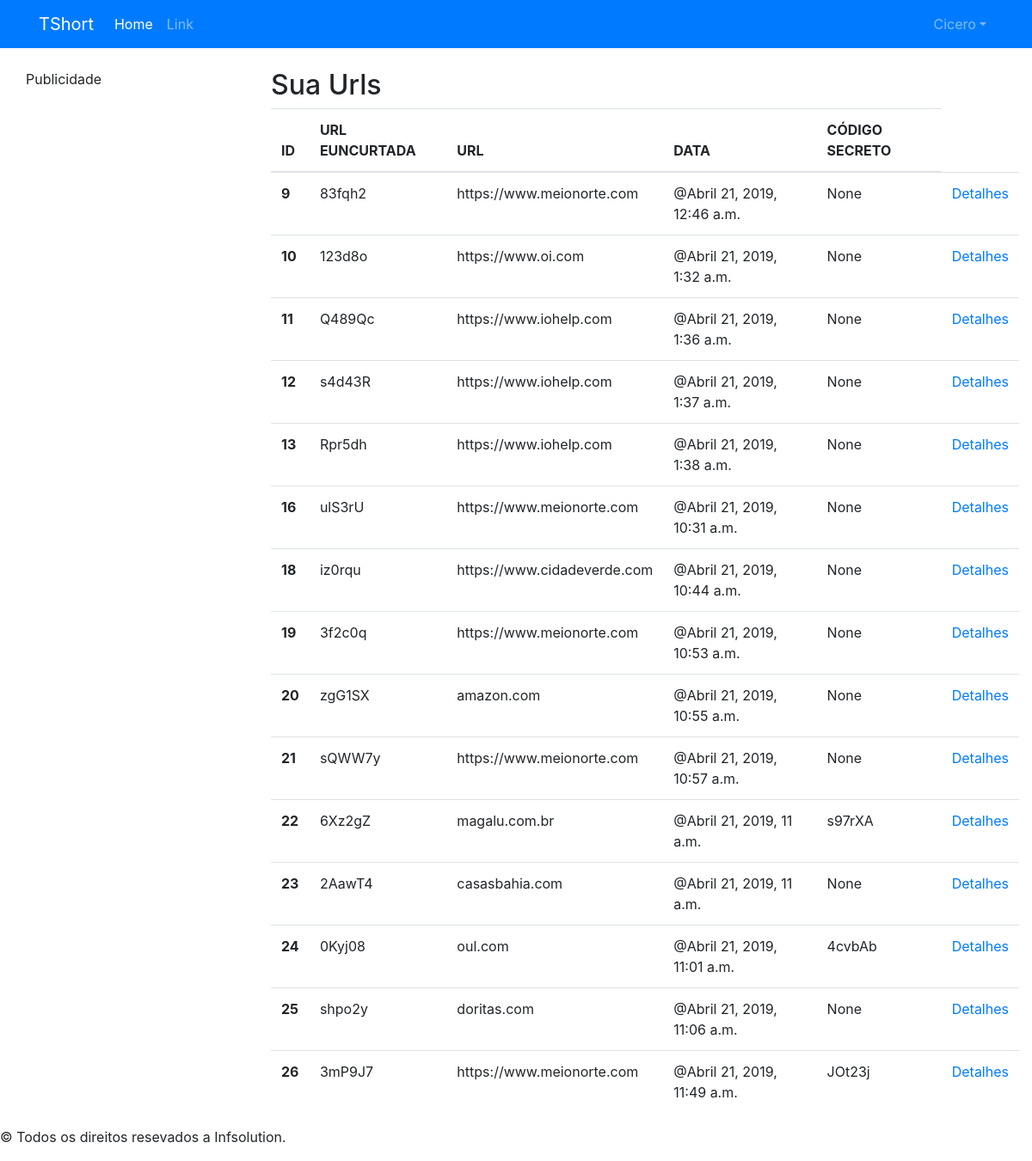
Page /report/ (signed in) on the committed database.
### app/models.py (models this page shows, shortened)
class Perfil(models.Model):
	name = models.CharField(max_length=255, default='')
	user = models.OneToOneField(User, related_name='user', on_delete=models.CASCADE)
	email_validated = models.BooleanField(default=False)
	created_at = models.DateField(auto_now_add=True)
	contatos = models.ManyToManyField('Perfil')

class Shortened(models.Model):
	perfil = models.ForeignKey(Perfil, related_name='shorteneds', on_delete=models.CASCADE, null=True)
	url = models.CharField(max_length=1024)
	url_shortened = models.CharField(max_length=256, null=True, unique=True)
	created_at = models.DateTimeField(auto_now_add=True)
	expiring_date = models.DateTimeField(auto_now_add=False, null=True)
	code = models.CharField(max_length=12, null=True, unique=True)
	private_code = models.CharField(max_length=12, null=True)

### app/views.py (the view)
# urls.py: path('report/', views.shotened_report, name='report'),
@login_required
def shotened_report(request):
	perfil_logado = get_perfil_logado(request)
	shorteneds = Shortened.objects.filter(perfil=perfil_logado)
	return render(request, 'app/report.html',{"shorteneds":shorteneds,"perfil_logado":perfil_logado})

### app/views.py (called while the page is built)
def get_perfil_logado(request):
	try:
		perfil = Perfil.objects.get(user=request.user)
	except Exception as e:
		return None
	return perfil

### app/templates/app/report.html
{% extends 'app/base.html' %}
{% load i18n %}
{% block body %}
<h2>{% trans "Sua Urls" %}</h2>
<table class="table table-hover table-responsive">
	<thead>
		<tr>
			<th scope="col">{% trans "ID"%}</th>
			<th scope="col">{% trans "URL EUNCURTADA"%}</th>
			<th scope="col">{% trans "URL"%}</th>
			<th scope="col">{% trans "DATA"%}</th>
			<th scope="col">{% trans "CÓDIGO SECRETO"%}</th>
		</tr>
	</thead>
	<tbody>
		{% if shorteneds %}
			{% for shortened in  shorteneds%}
			<tr>
			<th scope="row">{{shortened.id}}</th>
			<td>{{ shortened.url_shortened }}</td>
			<td>{{shortened.url}}</td>
			<td>@{{shortened.created_at}}</td>
			<td>{{shortened.private_code}}</td>
			<td><a href="#">Detalhes</a></td>
			</tr>
			{% endfor %}
		{% endif %}
</tbody>
</table>
{% endblock %}

### app/templates/app/base.html (shortened to what this page needs)
<!DOCTYPE html>
<html>
{% load i18n %}
{% load static %}
<head>
	<link rel="stylesheet" href="{% static 'bootstrap/css/bootstrap.min.css' %}">
  <link rel="stylesheet" href="{% static 'fontawesome/css/fontawesome-all.min.css' %}">
</head>
<body style="margin-top: 5em;">
<div class="container-fluid">
	<header>
		<nav class="navbar navbar-expand-lg navbar-dark bg-primary fixed-top">
				<div class="container">
				<a class="navbar-brand" href="{% url 'index' %}">TShort</a>
				<div class="collapse navbar-collapse" id="navbarTogglerDemo01">
					<ul class="navbar-nav mr-auto mt-2 mt-lg-0">
						<li class="nav-item active">
							<a class="nav-link" href="#">Home <span class="sr-only">(current)</span></a>
						</li>
						<li class="nav-item">
							<a class="nav-link" href="#">Link</a>
						</li>
					</ul>
					<ul class="navbar-nav ml-auto mt-2 mt-lg-0">
						{% if perfil_logado.name %}
						<li class="nav-item dropdown">
							<a class="nav-link dropdown-toggle" data-toggle="dropdown" href="#" role="button" aria-haspopup="true" aria-expanded="false">{{ perfil_logado.name }}</a>
						</li>
						{% else %}
							<li class="nav-item active">
								<a class="nav-link" href="{% url 'login' %}">Login</a>
							</li>
						{% endif %}
					</ul>
				</div>
			</div>
		</nav>
	</header>
	<section class="row">
	<nav class="col-md-3">
			<div class="container-fluid">
				Publicidade
			</div>
		</nav>
	<article class="col-md-9">
		{% block body %}
		{% endblock %}
	</article>
	<section>
	<footer>
	 <p> &copy; {% trans "Todos os direitos resevados a Infsolution." %}</p>
	</footer>
	</div>
</body>
</html>
        {% get_current_language as LANGUAGE_CODE %}
        {% get_available_languages as LANGUAGES %}
        {% get_language_info_list for LANGUAGES as languages %}

### rows in the picture
Perfil: name "Cicero"
Shortened: id "9", url_shortened "83fqh2", url "https://www.meionorte.com", created_at "Abril 21, 2019, 12:46 a.m.", private_code "None"
Shortened: id "10", url_shortened "123d8o", url "https://www.oi.com", created_at "Abril 21, 2019, 1:32 a.m.", private_code "None"
Shortened: id "11", url_shortened "Q489Qc", url "https://www.iohelp.com", created_at "Abril 21, 2019, 1:36 a.m.", private_code "None"
Shortened: id "12", url_shortened "s4d43R", url "https://www.iohelp.com", created_at "Abril 21, 2019, 1:37 a.m.", private_code "None"
Shortened: id "13", url_shortened "Rpr5dh", url "https://www.iohelp.com", created_at "Abril 21, 2019, 1:38 a.m.", private_code "None"
Shortened: id "16", url_shortened "ulS3rU", url "https://www.meionorte.com", created_at "Abril 21, 2019, 10:31 a.m.", private_code "None"
Shortened: id "18", url_shortened "iz0rqu", url "https://www.cidadeverde.com", created_at "Abril 21, 2019, 10:44 a.m.", private_code "None"
Shortened: id "19", url_shortened "3f2c0q", url "https://www.meionorte.com", created_at "Abril 21, 2019, 10:53 a.m.", private_code "None"
Shortened: id "20", url_shortened "zgG1SX", url "amazon.com", created_at "Abril 21, 2019, 10:55 a.m.", private_code "None"
Shortened: id "21", url_shortened "sQWW7y", url "https://www.meionorte.com", created_at "Abril 21, 2019, 10:57 a.m.", private_code "None"
Shortened: id "22", url_shortened "6Xz2gZ", url "magalu.com.br", created_at "Abril 21, 2019, 11 a.m.", private_code "s97rXA"
Shortened: id "23", url_shortened "2AawT4", url "casasbahia.com", created_at "Abril 21, 2019, 11 a.m.", private_code "None"
Shortened: id "24", url_shortened "0Kyj08", url "oul.com", created_at "Abril 21, 2019, 11:01 a.m.", private_code "4cvbAb"
Shortened: id "25", url_shortened "shpo2y", url "doritas.com", created_at "Abril 21, 2019, 11:06 a.m.", private_code "None"
Shortened: id "26", url_shortened "3mP9J7", url "https://www.meionorte.com", created_at "Abril 21, 2019, 11:49 a.m.", private_code "JOt23j"
